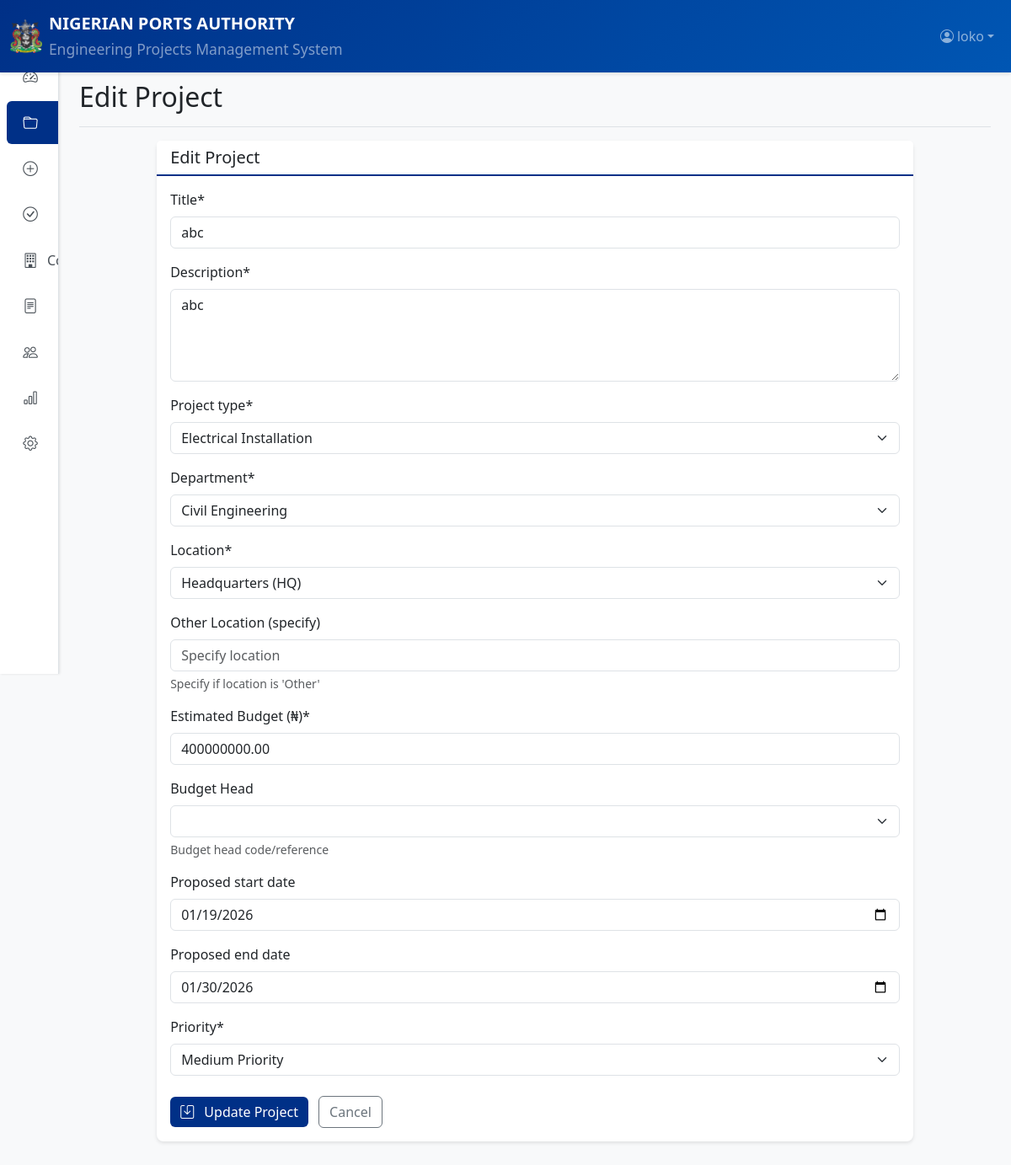
/projects/NPA-ENG-2026-004/update/ (signed in), run on an earlier commit of the app's database.
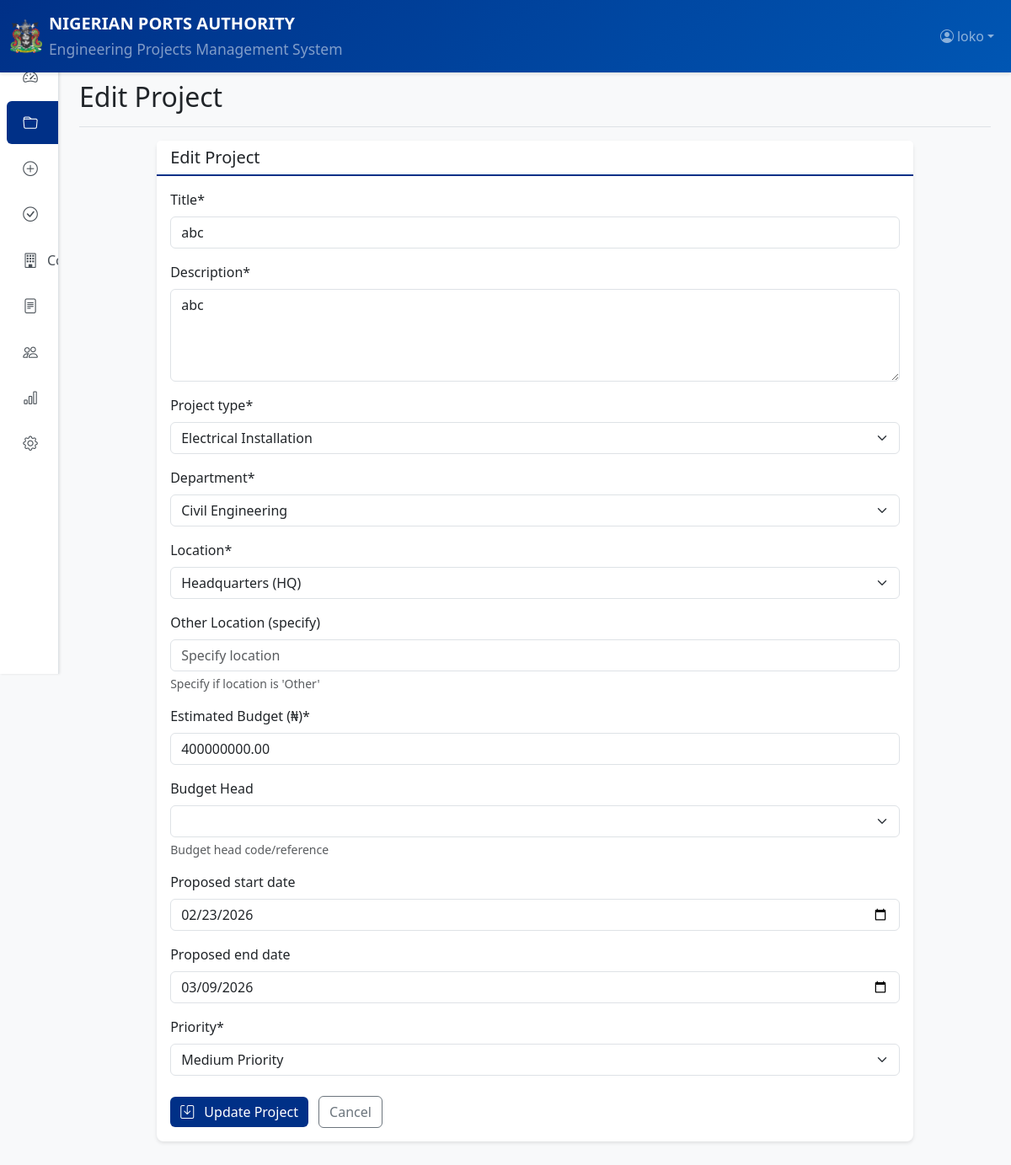
And on a later commit of the database.
### projects/models.py (models this page shows, shortened)
class Project(models.Model):
    STATUS_CHOICES = [
        ('draft', 'Draft'),
        ('submitted', 'Submitted'),
        ('under_review', 'Under Review'),
        ('approved', 'Approved'),
        ('in_progress', 'In Progress'),
        ('on_hold', 'On Hold'),
        ('completed', 'Completed'),
        ('cancelled', 'Cancelled'),
    ]
    PRIORITY_CHOICES = [
        ('low', 'Low Priority'),
        ('medium', 'Medium Priority'),
        ('high', 'High Priority'),
        ('critical', 'Critical Priority'),
    ]
    PROJECT_TYPE_CHOICES = [
        ('civil', 'Civil Works'),
        ('electrical', 'Electrical Installation'),
        ('mechanical', 'Mechanical Works'),
        ('marine', 'Marine Works'),
        ('dredging', 'Dredging Works'),
        ('maintenance', 'Maintenance'),
        ('rehabilitation', 'Rehabilitation'),
        ('new_construction', 'New Construction'),
    ]
    project_id = models.CharField(max_length=50, unique=True, primary_key=True)
    title = models.CharField(max_length=200)
    description = models.TextField()
    project_type = models.CharField(max_length=50, choices=PROJECT_TYPE_CHOICES)
    location = models.CharField(max_length=50, choices=PORT_LOCATION_CHOICES, default='hq')
    other_location = models.CharField(max_length=200, blank=True, help_text="Specify if location is 'Other'")
    department = models.CharField(max_length=50, choices=DEPARTMENT_CHOICES, default='civil')
    estimated_budget = models.DecimalField(max_digits=15, decimal_places=2)
    approved_budget = models.DecimalField(max_digits=15, decimal_places=2, null=True, blank=True)
    spent_budget = models.DecimalField(max_digits=15, decimal_places=2, default=0)
    proposed_start_date = models.DateField(null=True, blank=True)
    proposed_end_date = models.DateField(null=True, blank=True)
    approved_start_date = models.DateField(null=True, blank=True)
    approved_end_date = models.DateField(null=True, blank=True)
    actual_start_date = models.DateField(null=True, blank=True)
    actual_end_date = models.DateField(null=True, blank=True)
    status = models.CharField(max_length=20, choices=STATUS_CHOICES, default='draft')
    priority = models.CharField(max_length=20, choices=PRIORITY_CHOICES, default='medium')
    created_by = models.ForeignKey(User, on_delete=models.CASCADE, related_name='created_projects')
    project_manager = models.ForeignKey(User, on_delete=models.SET_NULL, null=True,
                                        related_name='managed_projects')
    supervisor = models.ForeignKey(User, on_delete=models.SET_NULL, null=True, blank=True,
                                   related_name='supervised_projects')
    contractor = models.ForeignKey(Contractor, on_delete=models.SET_NULL, null=True, blank=True)
    contractor_address = models.CharField(max_length=100, blank=True)
    contractor_phone = models.CharField(max_length=20, blank=True)
    contract_sum = models.DecimalField(max_digits=15, decimal_places=2, null=True, blank=True, help_text="Total contract sum")
    contingencies = models.DecimalField(max_digits=15, decimal_places=2, null=True, blank=True, default=0)
    contract_award_date = models.DateField(null=True, blank=True)
    contract_award_ref = models.CharField(max_length=100, blank=True)
    contract_duration = models.IntegerField(null=True, blank=True, help_text="Duration in days")
    performance_bond = models.DecimalField(max_digits=15, decimal_places=2, null=True, blank=True)
    advance_payment = models.DecimalField(max_digits=15, decimal_places=2, null=True, blank=True)
    retention_percentage = models.DecimalField(max_digits=5, decimal_places=2, null=True, blank=True, default=5.00)
    contract_completion_date = models.DateField(null=True, blank=True)
    created_at = models.DateTimeField(auto_now_add=True)
    updated_at = models.DateTimeField(auto_now=True)
    submitted_at = models.DateTimeField(null=True, blank=True)
    approved_at = models.DateTimeField(null=True, blank=True)
    reviewed_by = models.ForeignKey(User, on_delete=models.SET_NULL, null=True, blank=True,
                                   related_name='reviewed_projects')
    approved_by = models.ForeignKey(User, on_delete=models.SET_NULL, null=True, blank=True,
                                   related_name='approved_projects')
    budget_head = models.CharField(max_length=100, blank=True, help_text="Budget head code/reference")
    class Meta:
        ordering = ['-created_at']

### projects/views.py (the view, shortened to what this page needs)
# urls.py: path('<str:project_id>/update/', views.ProjectUpdateView.as_view(), name='project_update'),
class ProjectUpdateView(LoginRequiredMixin, UpdateView):
    model = Project
    form_class = ProjectForm
    template_name = 'projects/project_form.html'
    def get_object(self):
        project_id = self.kwargs.get('project_id')
        return get_object_or_404(Project, project_id=project_id)
    def dispatch(self, request, *args, **kwargs):
        project = self.get_object()
        if not (request.user == project.created_by or request.user.is_superuser):
            messages.error(request, "You don't have permission to edit this project.")
            return redirect('project_detail', pk=project.pk)
        return super().dispatch(request, *args, **kwargs)

### templates/projects/project_form.html (shortened to what this page needs)
{% extends 'base.html' %}
{% load crispy_forms_tags %}
{% block page_title %}
    {% if form.instance.pk %}Edit{% else %}Create{% endif %} Project
{% endblock %}
{% block content %}
<div class="row justify-content-center">
    <div class="col-lg-10">
        <div class="card">
            <div class="card-header">
                <h5 class="card-title mb-0">
                    {% if form.instance.pk %}Edit Project{% else %}Create New Project{% endif %}
                </h5>
            </div>
            <div class="card-body">
                <form method="post">
                    {{ form|crispy }}
                    <div class="mt-4">
                        <button type="submit" class="btn btn-npa">
                            <i class="bi bi-save me-2"></i>
                            {% if form.instance.pk %}Update{% else %}Create{% endif %} Project
                        </button>
                        <a href="{% if form.instance.pk %}{% url 'project_detail' form.instance.pk %}{% else %}{% url 'project_list' %}{% endif %}"
                           class="btn btn-outline-secondary ms-2">
                            Cancel
                        </a>
                    </div>
                </form>
            </div>
        </div>
    </div>
</div>
{% endblock %}

What changed in the data, as far as the page shows it:
changed Project "abc": proposed_start_date "01/19/2026" → "02/23/2026"; proposed_end_date "01/30/2026" → "03/09/2026"
